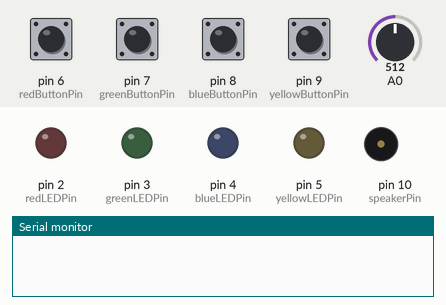
A sketch run on a simulated Arduino Uno, built with avr-gcc and run on an emulated ATmega328P. Parts: output pins drawn as LEDs (lit = HIGH), buzzer (waves = sounding), the last lines printed to the serial monitor. The inputs (shaded band) are chosen by the test bench; at power-on: pin 6 (redButtonPin), pin 7 (greenButtonPin), pin 8 (blueButtonPin), pin 9 (yellowButtonPin) LOW, A0 = 512. Random numbers use the default seed unless the sketch sets one.

Above: at 1.2 s.
1.3 s: pin 6 (redButtonPin) pulled HIGH for 0.15 s
At 2.0 s:
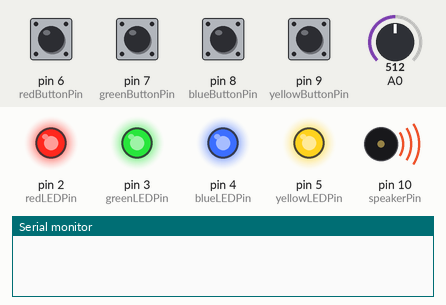
4.4 s: pin 6 (redButtonPin) driven HIGH
7.4 s: pin 6 (redButtonPin) driven LOW
10.4 s: pin 7 (greenButtonPin) pulled HIGH for 0.15 s
At 11.0 s:
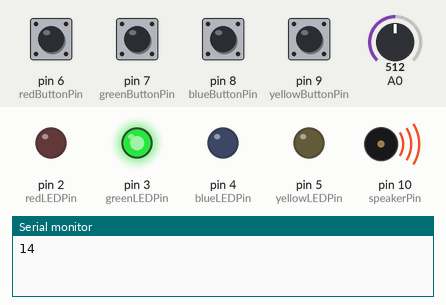
13.5 s: pin 7 (greenButtonPin) pulled HIGH for 1 s
At 17.3 s:
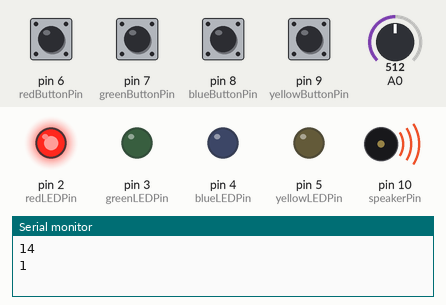
17.5 s: pin 8 (blueButtonPin) pulled HIGH for 1 s
At 18.1 s:
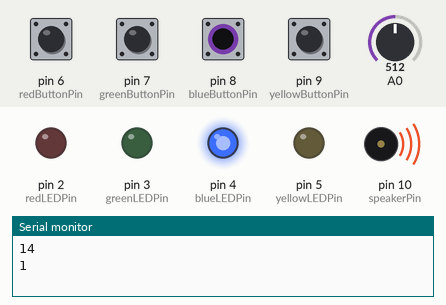
Timing chart, 0 to 21.5 s (numbered marks = the images above; inputs shaded):
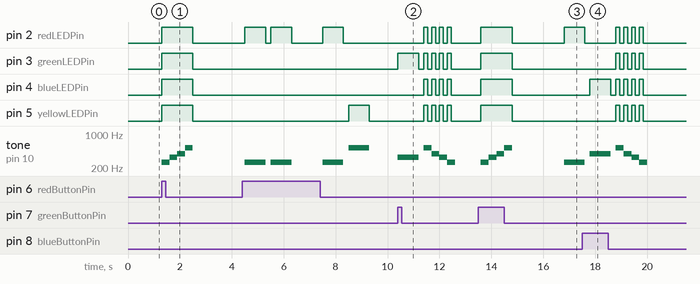

Measured:
- after the input at 1.3 s, pin 2 (redLEDPin), pin 3 (greenLEDPin), pin 4 (blueLEDPin), pin 5 (yellowLEDPin): LOW → HIGH at once, → LOW 1.2 s later; tone on pin 10 (speakerPin): plays 261 Hz for 0.30 s, 330 Hz for 0.30 s, 392 Hz for 0.30 s, 523 Hz for 0.30 s, starting at once
- after the input at 10.4 s, pin 2 (redLEDPin): alternates HIGH for 0.15 s and LOW for 0.15 s, 8 changes in all, then stays LOW, starting after 1.0 s; pin 3 (greenLEDPin): goes HIGH 0.80 s, LOW 0.20 s, 3 × (HIGH 0.15 s, LOW 0.15 s), HIGH 0.15 s, then LOW, starting at once
- after the input at 13.5 s, pin 2 (redLEDPin): LOW → HIGH after 0.10 s, → LOW 1.2 s later, → HIGH 2.0 s later; pin 3 (greenLEDPin): LOW → HIGH after 0.10 s, → LOW 1.2 s later
- after the input at 17.5 s, pin 3 (greenLEDPin), pin 5 (yellowLEDPin): alternates HIGH for 0.15 s and LOW for 0.15 s, 8 changes in all, then stays LOW, starting after 1.3 s; pin 4 (blueLEDPin): goes HIGH 0.80 s, LOW 0.20 s, 3 × (HIGH 0.15 s, LOW 0.15 s), HIGH 0.15 s, then LOW, starting after 0.30 s

The sketch:

mySimonGame.ino
```cpp
/*
 * Projet SIMON
 */

// Initialisation des LEDs et boutons poussoirs
const int redLEDPin       = 2; // LED rouge
const int greenLEDPin     = 3; // LED verte
const int blueLEDPin      = 4; // LED bleue
const int yellowLEDPin    = 5; // LED jaune

const int redButtonPin    = 6; // Bouton rouge
const int greenButtonPin  = 7; // Bouton vert
const int blueButtonPin   = 8; // Bouton bleu
const int yellowButtonPin = 9; // Bouton jaune

const int speakerPin      = 10; // Speaker

// Les numéros correspondent aux numéros d'entrées/sorties
// Les 0 et 1 sont réservés aux transmissions/réceptions

// Fréquences des sons de chaque couleur
const int son[] = {261, 330, 392, 523};
//                 Do,  Mi,  Sol, Do

// Tableau de séquence à jouer
int sequence[100];
// Personne ne dépasse jamais le niveau 100...

/*
 * Routine d'initialisation
 */
void setup(){
  // Initialisation des entrées/sorties
  pinMode(redLEDPin,       OUTPUT);
  pinMode(greenLEDPin,     OUTPUT);
  pinMode(blueLEDPin,      OUTPUT);
  pinMode(yellowLEDPin,    OUTPUT);
  pinMode(redButtonPin,    INPUT);
  pinMode(greenButtonPin,  INPUT);
  pinMode(blueButtonPin,   INPUT);
  pinMode(yellowButtonPin, INPUT);
  pinMode(speakerPin,      OUTPUT);

  Serial.begin(9600);
}

/*
 * Boucle principale
 */
void loop(){
  randomSeed(analogRead(A0));

  // Attente de pression sur une touche
  lectureBouton();

  // Témoin de lancement du jeu
  melodieLancement();
  delay(2000);

  // Début du jeu
  boolean gameOver = false;
  int presse;
  int niveau = 0;

  while (!gameOver){
    nouvelleNote(niveau);  // Rajoute une note à la séquence
    jouerSequence(niveau); // Joue la séquence

    for (int i=0; i<=niveau; i++){ // Attend que le joueur tape chaque note de la séquence
      presse = lectureBouton();    // Lecture du bouton appuyé par le joueur
      jouerNote(presse);           // Joue la note du joueur
      if (presse!=sequence[i]){    // Si la note est bonne, on continue, sinon GameOver
        gameOver = true;
        melodieGameOver();
      }
      if (gameOver){
        break;
      }
    }
    niveau++;
    delay(1000);
  }
}

/*
 * Fonction lectureBouton
 *
 * Vérification des boutons un par un
 * et retourne celui qui est appuyé
 */
int lectureBouton(){
  int boutonPresse = 0;

  while (!boutonPresse){
    if (digitalRead(redButtonPin)){
      boutonPresse = 1;
    }
    if (digitalRead(greenButtonPin)){
      boutonPresse = 2;
    }
    if (digitalRead(blueButtonPin)){
      boutonPresse = 3;
    }
    if (digitalRead(yellowButtonPin)){
      boutonPresse = 4;
    }
  }
  return boutonPresse;
}

/*
 * Fonction jouerNote
 *
 * Joue la note et
 * allume la LED associée
 */
void jouerNote(int numero){
  switch (numero){
    case 1:
      digitalWrite(redLEDPin,    HIGH);
      break;
    case 2:
      digitalWrite(greenLEDPin,  HIGH);
      break;
    case 3:
      digitalWrite(blueLEDPin,   HIGH);
      break;
    case 4:
      digitalWrite(yellowLEDPin, HIGH);
      break;
  }
  tone(speakerPin, son[numero-1]); // Le tableau commence à 0 (non à 1)
  delay(800);

  switchOnOffAllLED(LOW);
  noTone(speakerPin);

  delay(200);
}

/*
 * Fonction jouerSequence
 *
 * Joue la séquence musicale
 */
void jouerSequence(int niveau){
  for (int i=0; i<=niveau; i++){
    jouerNote(sequence[i]);
  }
}

/*
 * Fonction nouvelleNote
 *
 * Rajoute une nouvelle note
 * dans la séquence
 */
void nouvelleNote(int niveau){
  sequence[niveau] = (int)random(1,5);

  Serial.print(sequence[niveau]);
}

/*
 * Fonction melodieLancement
 *
 * Joue la mélodie de lancement
 * et fait clignoter les LEDs
 */
void melodieLancement(){
  switchOnOffAllLED(HIGH);
  for (int i=0; i<4; i++){
    tone(speakerPin, son[i]);
    delay(300);
  }
  switchOnOffAllLED(LOW);
  noTone(speakerPin);
}

/*
 * Fonction melodieGameOver
 *
 * Joue la mélodie Game Over
 * et fait clignoter les LEDs
 */
void melodieGameOver(){
  for (int i=3; i>=0; i--){
    switchOnOffAllLED(HIGH);
    tone(speakerPin, son[i]);
    delay(150);
    switchOnOffAllLED(LOW);
    delay(150);
  }
  noTone(speakerPin);

  Serial.println("");
}

/*
 * Fonction switchOnOffAllLED
 *
 * Allume ou éteint toutes les LEDs
 */
void switchOnOffAllLED(int state){
  for (int i=redLEDPin; i<=yellowLEDPin; i++){
   digitalWrite(i, state);
  }
}
```
